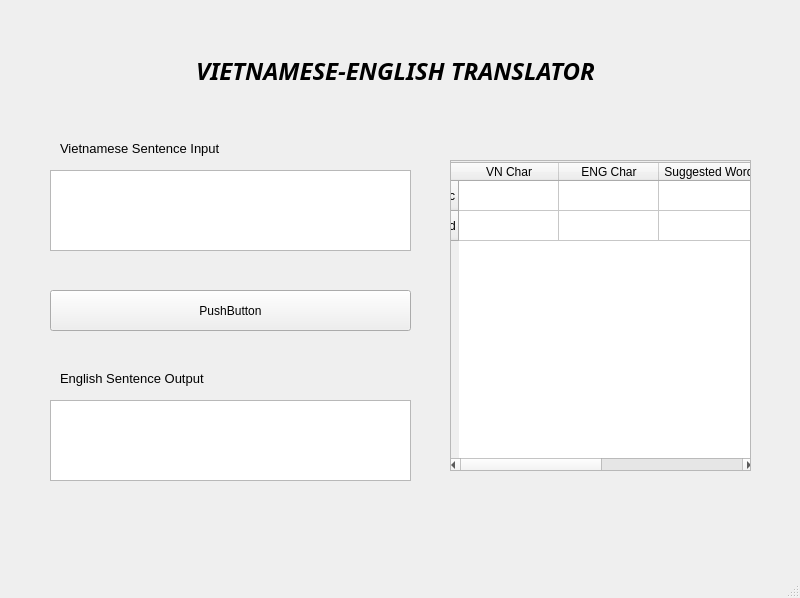
<?xml version="1.0" encoding="UTF-8"?>
<ui version="4.0">
 <class>MainWindow</class>
 <widget class="QMainWindow" name="MainWindow">
  <property name="geometry">
   <rect>
    <x>0</x>
    <y>0</y>
    <width>800</width>
    <height>598</height>
   </rect>
  </property>
  <property name="windowTitle">
   <string>MainWindow</string>
  </property>
  <widget class="QWidget" name="centralwidget">
   <widget class="QLabel" name="label">
    <property name="geometry">
     <rect>
      <x>160</x>
      <y>40</y>
      <width>471</width>
      <height>61</height>
     </rect>
    </property>
    <property name="font">
     <font>
      <family>Segoe UI Variable Text</family>
      <pointsize>18</pointsize>
      <weight>75</weight>
      <italic>true</italic>
      <bold>true</bold>
      <underline>false</underline>
      <strikeout>false</strikeout>
      <stylestrategy>PreferAntialias</stylestrategy>
      <kerning>true</kerning>
     </font>
    </property>
    <property name="styleSheet">
     <string notr="true"/>
    </property>
    <property name="text">
     <string>VIETNAMESE-ENGLISH TRANSLATOR</string>
    </property>
    <property name="alignment">
     <set>Qt::AlignCenter</set>
    </property>
   </widget>
   <widget class="QPlainTextEdit" name="plainTextEdit">
    <property name="geometry">
     <rect>
      <x>50</x>
      <y>170</y>
      <width>361</width>
      <height>81</height>
     </rect>
    </property>
   </widget>
   <widget class="QLabel" name="label_2">
    <property name="geometry">
     <rect>
      <x>60</x>
      <y>140</y>
      <width>161</width>
      <height>16</height>
     </rect>
    </property>
    <property name="font">
     <font>
      <pointsize>10</pointsize>
     </font>
    </property>
    <property name="text">
     <string>Vietnamese Sentence Input</string>
    </property>
   </widget>
   <widget class="QPushButton" name="pushButton">
    <property name="geometry">
     <rect>
      <x>50</x>
      <y>290</y>
      <width>361</width>
      <height>41</height>
     </rect>
    </property>
    <property name="text">
     <string>PushButton</string>
    </property>
   </widget>
   <widget class="QLabel" name="label_3">
    <property name="geometry">
     <rect>
      <x>60</x>
      <y>370</y>
      <width>161</width>
      <height>16</height>
     </rect>
    </property>
    <property name="font">
     <font>
      <pointsize>10</pointsize>
     </font>
    </property>
    <property name="text">
     <string>English Sentence Output</string>
    </property>
   </widget>
   <widget class="QPlainTextEdit" name="plainTextEdit_2">
    <property name="geometry">
     <rect>
      <x>50</x>
      <y>400</y>
      <width>361</width>
      <height>81</height>
     </rect>
    </property>
   </widget>
   <widget class="QScrollArea" name="scrollArea">
    <property name="geometry">
     <rect>
      <x>450</x>
      <y>160</y>
      <width>301</width>
      <height>311</height>
     </rect>
    </property>
    <property name="widgetResizable">
     <bool>true</bool>
    </property>
    <widget class="QWidget" name="scrollAreaWidgetContents">
     <property name="geometry">
      <rect>
       <x>0</x>
       <y>0</y>
       <width>299</width>
       <height>309</height>
      </rect>
     </property>
     <widget class="QTableWidget" name="tableWidget">
      <property name="geometry">
       <rect>
        <x>-5</x>
        <y>1</y>
        <width>311</width>
        <height>311</height>
       </rect>
      </property>
      <row>
       <property name="text">
        <string>c</string>
       </property>
      </row>
      <row>
       <property name="text">
        <string>d</string>
       </property>
      </row>
      <column>
       <property name="text">
        <string>VN Char</string>
       </property>
      </column>
      <column>
       <property name="text">
        <string>ENG Char</string>
       </property>
      </column>
      <column>
       <property name="text">
        <string>Suggested Word</string>
       </property>
      </column>
      <column>
       <property name="text">
        <string>Word Type</string>
       </property>
      </column>
     </widget>
    </widget>
   </widget>
  </widget>
  <widget class="QMenuBar" name="menubar">
   <property name="geometry">
    <rect>
     <x>0</x>
     <y>0</y>
     <width>800</width>
     <height>21</height>
    </rect>
   </property>
  </widget>
  <widget class="QStatusBar" name="statusbar"/>
 </widget>
 <resources/>
 <connections/>
</ui>
